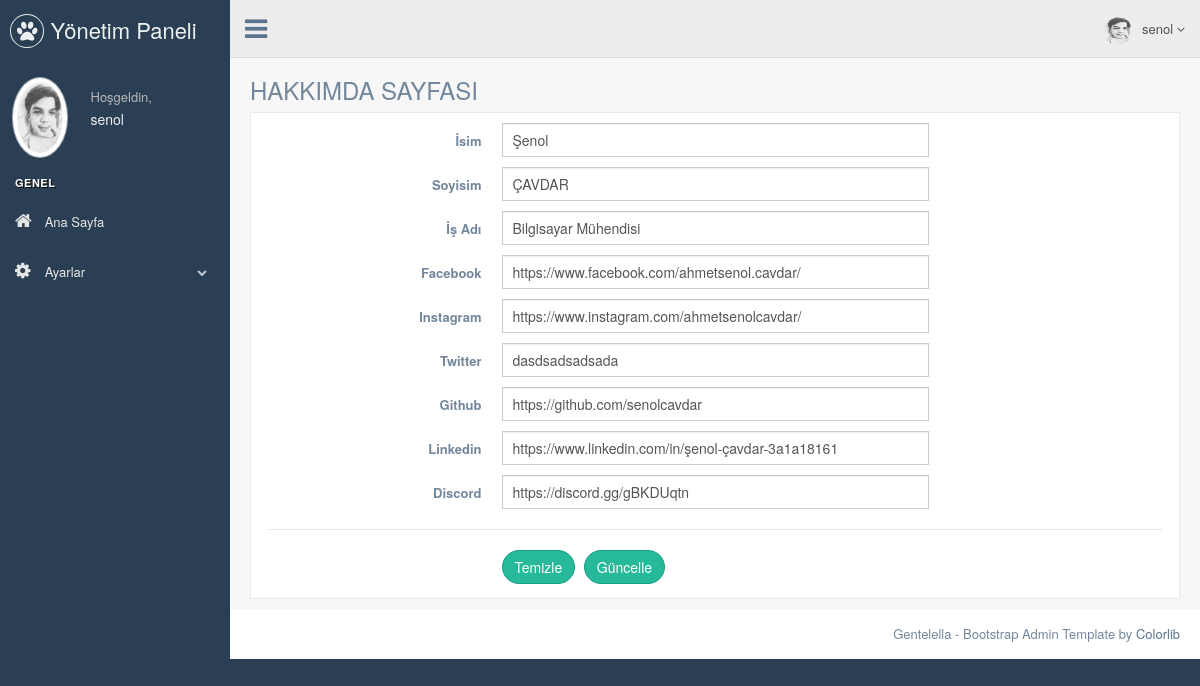
The page /pp/nedmin/about_us.php (signed in) on the database its author committed.
### tables this page shows
CREATE TABLE `user` (
  `user_id` int(11) NOT NULL,
  `user_name` varchar(50) NOT NULL,
  `email` varchar(50) NOT NULL,
  `password` varchar(50) NOT NULL
);

CREATE TABLE `main` (
  `main_id` int(11) NOT NULL,
  `main_title` varchar(50) NOT NULL,
  `main_title2` varchar(50) NOT NULL,
  `job_title` varchar(50) NOT NULL,
  `instagram` varchar(50) NOT NULL,
  `twitter` varchar(50) NOT NULL,
  `facebook` varchar(50) NOT NULL,
  `linkedin` varchar(50) NOT NULL,
  `github` varchar(50) NOT NULL,
  `discord` varchar(50) NOT NULL
);

### pp/nedmin/about_us.php (the view, shortened to what this page needs)
<?php
include 'header.php';
$check_main = $db->prepare("SELECT*FROM main");
$check_main->execute();
$control_main = $check_main->rowCount();
$fetch_main = $db -> prepare("SELECT * FROM main WHERE main_id=1");
$fetch_main -> execute();
$fetch = $fetch_main->fetch(PDO::FETCH_ASSOC);
?>
<div class="right_col" role="main">
          <div class="">
            <div class="page-title">
              <div class="title_left">
                <h3>HAKKIMDA SAYFASI</h3>
              </div>
            </div>
            <div class="clearfix"></div>
            <div class="row">
              <div class="col-md-12 col-sm-12 col-xs-12">
                <div class="x_panel">
<form class="form-horizontal form-label-left" action="process.php" method="POST">
  <div class="item form-group">
    <label class="control-label col-md-3 col-sm-3 col-xs-12" for="name">İsim
    </label>
    <div class="col-md-6 col-sm-6 col-xs-12">
      <input  class="form-control col-md-7 col-xs-12" data-validate-length-range="6" data-validate-words="2" value='<?php echo $fetch['main_title'] ?>' name="main_title"  required="required" type="text">
    </div>
  </div>
  <div class="item form-group">
    <label class="control-label col-md-3 col-sm-3 col-xs-12" for="name">Soyisim
    </label>
    <div class="col-md-6 col-sm-6 col-xs-12">
      <input  class="form-control col-md-7 col-xs-12" data-validate-length-range="6" data-validate-words="2" value='<?php echo $fetch['main_title2'] ?>' name="main_title2"  required="required" type="text">
    </div>
  </div>
  <div class="item form-group">
    <label class="control-label col-md-3 col-sm-3 col-xs-12" for="name">İş Adı
    </label>
    <div class="col-md-6 col-sm-6 col-xs-12">
      <input  class="form-control col-md-7 col-xs-12" data-validate-length-range="6" data-validate-words="2" value='<?php echo $fetch['job_title'] ?>' name="job_title"  required="required" type="text">
    </div>
  </div>
  <div class="item form-group">
    <label class="control-label col-md-3 col-sm-3 col-xs-12" for="email">Facebook </label>
    <div class="col-md-6 col-sm-6 col-xs-12">
      <input type="text"  name="facebook" value='<?php echo $fetch['facebook'] ?>' required="required" class="form-control col-md-7 col-xs-12">
    </div>
  </div>
  <div class="item form-group">
    <label class="control-label col-md-3 col-sm-3 col-xs-12" for="email">Instagram </label>
    <div class="col-md-6 col-sm-6 col-xs-12">
      <input type="text"  name="instagram" value='<?php echo $fetch['instagram'] ?>' required="required" class="form-control col-md-7 col-xs-12">
    </div>
  </div>
  <div class="item form-group">
    <label class="control-label col-md-3 col-sm-3 col-xs-12" for="email">Twitter </label>
    <div class="col-md-6 col-sm-6 col-xs-12">
      <input type="text"  name="twitter" value='<?php echo $fetch['twitter'] ?>' required="required" class="form-control col-md-7 col-xs-12">
    </div>
  </div>
  <div class="item form-group">
    <label class="control-label col-md-3 col-sm-3 col-xs-12" for="email">Github </label>
    <div class="col-md-6 col-sm-6 col-xs-12">
      <input type="text"  name="github" value='<?php echo $fetch['github'] ?>' required="required" class="form-control col-md-7 col-xs-12">
    </div>
  </div>
  <div class="item form-group">
    <label class="control-label col-md-3 col-sm-3 col-xs-12" for="email">Linkedin </label>
    <div class="col-md-6 col-sm-6 col-xs-12">
      <input type="text"  name="linkedin" value='<?php echo $fetch['linkedin'] ?>' required="required" class="form-control col-md-7 col-xs-12">
    </div>
  </div>
  <div class="item form-group">
    <label class="control-label col-md-3 col-sm-3 col-xs-12" for="email">Discord </label>
    <div class="col-md-6 col-sm-6 col-xs-12">
      <input type="text"  name="discord" value='<?php echo $fetch['discord'] ?>' required="required" class="form-control col-md-7 col-xs-12">
    </div>
  </div>
  <div class="ln_solid"></div>
  <div class="form-group">
    <div class="col-md-6 col-md-offset-3">
      <button type="reset" class="btn btn-round btn-success">Temizle</button>
      <?php if ($control_main == 1) { ?>
                  <button type="submit" class="btn btn-round btn-success" name="update_main">Güncelle</button>
                <?php } else { ?>
                  <button type="submit" class="btn btn-round btn-warning" name="insert_main">Ekle</button>
                <?php } ?>
    </div>
  </div>
</form>
</div>
</div>
</div>
</div>
</div>
<?php
include 'footer.php';
?>

### pp/nedmin/header.php (shortened to what this page needs)
<?php
include 'connect.php';
$user_name = $_SESSION['user_name'];
$query = $db->prepare("SELECT * FROM user WHERE user_name='$user_name'");
$query->execute();
$fetch = $query->fetch();
?>
<!DOCTYPE html>
<html lang="en">
  <head>
    <link href="./vendors/bootstrap/dist/css/bootstrap.min.css" rel="stylesheet">
    <link href="./vendors/font-awesome/css/font-awesome.min.css" rel="stylesheet">
    <link href="./vendors/nprogress/nprogress.css" rel="stylesheet">
    <link href="./vendors/iCheck/skins/flat/green.css" rel="stylesheet">
    <link href="./vendors/bootstrap-progressbar/css/bootstrap-progressbar-3.3.4.min.css" rel="stylesheet">
    <link href="./vendors/jqvmap/dist/jqvmap.min.css" rel="stylesheet"/>
    <link href="./vendors/bootstrap-daterangepicker/daterangepicker.css" rel="stylesheet">
    <link href="./build/css/custom.min.css" rel="stylesheet">
  </head>
  <body class="nav-md">
    <div class="container body">
      <div class="main_container">
        <div class="col-md-3 left_col">
          <div class="left_col scroll-view">
            <div class="navbar nav_title" style="border: 0;">
              <a href="./index.php" class="site_title"><i class="fa fa-paw"></i> <span>Yönetim Paneli</span></a>
            </div>
            <div class="profile clearfix">
              <div class="profile_pic">
                <img src="images/avatar.jpg"  alt="..." class="img-circle profile_img">
              </div>
              <div class="profile_info">
                <span>Hoşgeldin,</span>
                <h2><?php echo $fetch['user_name']; ?></h2>
              </div>
            </div>
            <br />
            <div id="sidebar-menu" class="main_menu_side hidden-print main_menu">
              <div class="menu_section">
                <h3>Genel</h3>
                <ul class="nav side-menu">
                  <li><a href="index.php" ><i class="fa fa-home"></i> Ana Sayfa </a></li>
                  <li><a><i class="fa fa-cog"></i> Ayarlar <span class="fa fa-chevron-down"></span></a>
                  </li>
                </ul>
              </div>
            </div>
          </div>
        </div>
        <div class="top_nav">
          <div class="nav_menu">
            <nav>
              <div class="nav toggle">
                <a id="menu_toggle"><i class="fa fa-bars"></i></a>
              </div>
              <ul class="nav navbar-nav navbar-right">
                <li class="">
                  <a href="javascript:;" class="user-profile dropdown-toggle" data-toggle="dropdown" aria-expanded="false">
                    <img src="images/avatar.jpg" alt=""><?php echo $fetch['user_name']; ?>
                    <span class=" fa fa-angle-down"></span>
                  </a>
                </li>
              </ul>
            </nav>
          </div>
        </div>

### pp/nedmin/footer.php (shortened to what this page needs)
        <footer>
          <div class="pull-right">
            Gentelella - Bootstrap Admin Template by <a href="https://colorlib.com">Colorlib</a>
          </div>
          <div class="clearfix"></div>
        </footer>
      </div>
    </div>
  </body>
</html>

### rows shown on the page
user: user_name "senol"
main: main_title "Şenol", main_title2 "ÇAVDAR", job_title "Bilgisayar Mühendisi", facebook "https://www.facebook.com/ahmetsenol.cavdar/", instagram "https://www.instagram.com/ahmetsenolcavdar/", twitter "dasdsadsadsada", github "https://github.com/senolcavdar", linkedin "https://www.linkedin.com/in/şenol-çavdar-3a1a18161", discord "https://discord.gg/gBKDUqtn"
